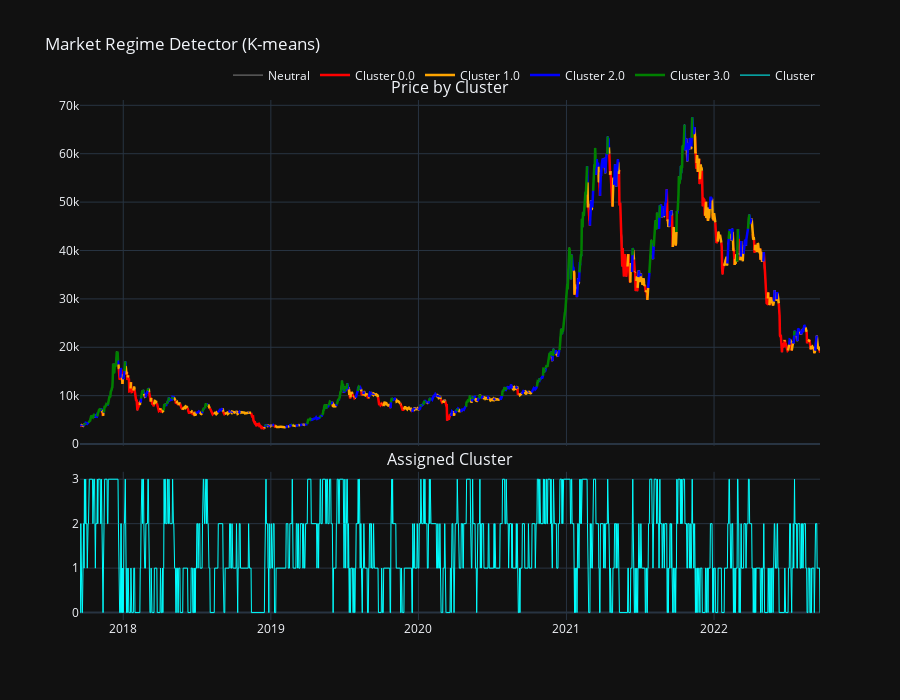

The cell this chart's notebook holds for it:
### Code cell
close_neutral = train_data['Close']
colors = {0.0: "red", 1.0: "orange", 2.0: "blue", 3.0: "green"}
close_cluster = {}

for c in colors.keys():
    mask = (train_data['cluster'] == c) | (train_data['cluster'].shift(-1) == c)
    series = train_data['Close'].copy()
    series[~mask] = np.nan
    close_cluster[c] = series

fig = make_subplots(
    rows=2, cols=1,
    shared_xaxes=True,
    vertical_spacing=0.05,
    row_heights=[0.7, 0.3],
    subplot_titles=("Price by Cluster", "Assigned Cluster")
)

fig.add_trace(go.Scatter(
    x=train_data.index, y=close_neutral,
    mode='lines',
    line=dict(color='gray', width=1),
    name='Neutral',
    hoverinfo='skip'
), row=1, col=1)

for c, series in close_cluster.items():
    fig.add_trace(go.Scatter(
        x=train_data.index, y=series,
        mode='lines',
        line=dict(color=colors[c], width=2.5),
        name=f"Cluster {c}",
        connectgaps=False
    ), row=1, col=1)

fig.add_trace(go.Scatter(
    x=train_data.index, y=train_data['cluster'],
    mode='lines',
    line=dict(color='cyan', width=1),
    name='Cluster'
), row=2, col=1)

fig.update_layout(
    template='plotly_dark',
    height=700,
    title_text="Market Regime Detector (K-means)",
    hovermode="x unified",
    dragmode='zoom',
    legend=dict(orientation="h", yanchor="bottom", y=1.02, xanchor="right", x=1)
)

fig.update_xaxes(rangeslider_visible=False)

fig.show();

### Figure 1 — Plotly figure (JSON) as saved in the notebook; plotly's stock layout.template omitted (floating-point values rounded to 4 significant figures; data arrays with more than 128 entries replaced by an {"elided": "..."} marker saying what was removed)
{"data": [{"hoverinfo": "skip", "line": {"color": "gray", "width": 1}, "mode": "lines", "name": "Neutral", "type": "scatter", "x": {"elided": "1831 str values"}, "xaxis": "x", "y": {"elided": "1831 float values"}, "yaxis": "y"}, {"connectgaps": false, "line": {"color": "red", "width": 2.5}, "mode": "lines", "name": "Cluster 0.0", "type": "scatter", "x": {"elided": "1831 str values"}, "xaxis": "x", "y": {"elided": "1831 float values"}, "yaxis": "y"}, {"connectgaps": false, "line": {"color": "orange", "width": 2.5}, "mode": "lines", "name": "Cluster 1.0", "type": "scatter", "x": {"elided": "1831 str values"}, "xaxis": "x", "y": {"elided": "1831 float values"}, "yaxis": "y"}, {"connectgaps": false, "line": {"color": "blue", "width": 2.5}, "mode": "lines", "name": "Cluster 2.0", "type": "scatter", "x": {"elided": "1831 str values"}, "xaxis": "x", "y": {"elided": "1831 float values"}, "yaxis": "y"}, {"connectgaps": false, "line": {"color": "green", "width": 2.5}, "mode": "lines", "name": "Cluster 3.0", "type": "scatter", "x": {"elided": "1831 str values"}, "xaxis": "x", "y": {"elided": "1831 float values"}, "yaxis": "y"}, {"line": {"color": "cyan", "width": 1}, "mode": "lines", "name": "Cluster", "type": "scatter", "x": {"elided": "1831 str values"}, "xaxis": "x2", "y": {"elided": "1831 int values"}, "yaxis": "y2"}], "layout": {"annotations": [{"font": {"size": 16}, "showarrow": false, "text": "Price by Cluster", "x": 0.5, "xanchor": "center", "xref": "paper", "y": 1.0, "yanchor": "bottom", "yref": "paper"}, {"font": {"size": 16}, "showarrow": false, "text": "Assigned Cluster", "x": 0.5, "xanchor": "center", "xref": "paper", "y": 0.285, "yanchor": "bottom", "yref": "paper"}], "dragmode": "zoom", "height": 700, "hovermode": "x unified", "legend": {"orientation": "h", "x": 1, "xanchor": "right", "y": 1.02, "yanchor": "bottom"}, "title": {"text": "Market Regime Detector (K-means)"}, "xaxis": {"anchor": "y", "domain": [0, 1], "matches": "x2", "rangeslider": {"visible": false}, "showticklabels": false}, "xaxis2": {"anchor": "y2", "domain": [0, 1], "rangeslider": {"visible": false}}, "yaxis": {"anchor": "x", "domain": [0.335, 1.0]}, "yaxis2": {"anchor": "x2", "domain": [0, 0.285]}}}
